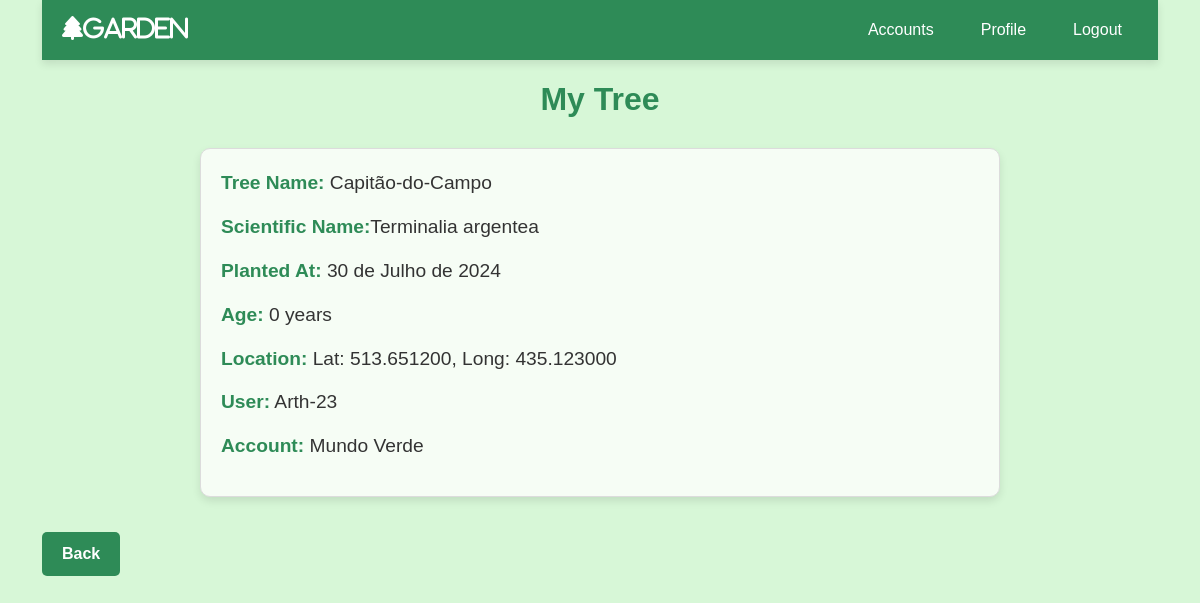
The app's page /tree/16/user/4/account/1 (signed in) with its own data.
### Trees/models.py (models this page shows, shortened)
class PlantedTree(models.Model):
    age = models.IntegerField(default=0)
    planted_at = models.DateField(auto_now_add=True)
    tree = models.ForeignKey(Plant, on_delete=models.CASCADE, null=False, related_name='planted_tree')
    user = models.ForeignKey(CustomUser, on_delete=models.CASCADE, null=False, related_name='planted_trees')
    account = models.ForeignKey(Account, on_delete=models.CASCADE, null=False, related_name='planted_trees')
    latitude = models.DecimalField(max_digits=9, decimal_places=6)
    longitude = models.DecimalField(max_digits=9, decimal_places=6)
    def location(self):
        location = f'Lat: {self.latitude}, Long: {self.longitude}'
        return location
    def get_user(self):
        return self.user.username
    def get_account(self):
        return self.account.name
    def planted_tree(self):
        return self.tree.name
    def get_scientific_name(self):
        return self.tree.scientific_name

class Plant(models.Model):
    name = models.CharField(max_length=100, null=False, blank=False)
    scientific_name = models.CharField(max_length=255, null=True, blank=True)

### Users/models.py (models this page shows, shortened)
class CustomUser(AbstractUser):
    accounts = models.ManyToManyField(Account, blank=True, related_name='users')
    profile = models.OneToOneField('Profile', on_delete=models.CASCADE, null=True, blank=True, related_name='user')

class Account(models.Model):
    name = models.CharField(max_length=50, null=False, blank=False)
    creation_date = models.DateField(auto_now_add=True)
    active = models.BooleanField(default=True)

### Trees/views.py (the view)
# urls.py: path('tree/<int:pk>/user/<int:user_id>/account/<int:account_id>', PlantedTreeDetailView.as_view(), name='tree_detail'),
class PlantedTreeDetailView(LoginRequiredMixin, DetailView):
    model = PlantedTree
    template_name = 'planted_tree_detail.html'
    context_object_name = 'tree'
    def get_context_data(self, **kwargs):
        account = Account.objects.get(id=self.kwargs.get('account_id'))
        context = super().get_context_data(**kwargs)
        context['user'] = self.request.user
        context['account'] = account
        return context
    def dispatch(self, request, *args, **kwargs):
        planted_tree = self.get_object()
        if planted_tree.user != request.user:
            raise PermissionDenied
        return super().dispatch(request, *args, **kwargs)

### Trees/templates/planted_tree_detail.html (shortened to what this page needs)
{% extends 'include/base.html' %}
{% load static %}
{% block imports %}
<link rel="stylesheet" href="https://cdnjs.cloudflare.com/ajax/libs/font-awesome/6.0.0-beta3/css/all.min.css">
<link rel="stylesheet" href="{% static '/styles/planted_tree.css' %}">
{% endblock imports %}
{% block content %}
{% include 'include/partials/_topbar.html' %}
<div class="content">
    <h1>My Tree</h1>
    <div class="detail">
        <p><strong>Tree Name:</strong> {{ tree.planted_tree }}</p>
        <p><strong>Scientific Name:</strong>{{ tree.get_scientific_name }}</p>
        <p><strong>Planted At:</strong> {{ tree.planted_at }}</p>
        <p><strong>Age:</strong> {{ tree.age }} years</p>
        <p><strong>Location:</strong> {{ tree.location }}</p>
        <p><strong>User:</strong> {{ tree.get_user }}</p>
        <p><strong>Account:</strong> {{ tree.get_account }}</p>
    </div>
    <a class="back-button" onclick="window.history.back();">Back</a>
</div>
{% endblock content %}

### setup/static/styles/planted_tree.css (style rules this page uses)
body { font-family: Arial, sans-serif; background-color: #d7f7d7; color: #333; margin: 0; padding: 0; }
h1 { text-align: center; color: #2e8b57; margin-top: 20px; margin-bottom: 30px; font-size: 2rem; font-weight: bold; }
.detail { max-width: 800px; margin: 20px auto; padding: 20px; background-color: #f6fdf5; border: 1px solid #dcdcdc; border-radius: 10px; box-shadow: 0 4px 8px rgba(0, 0, 0, 0.1); color: #333; }
.detail p { font-size: 1.2rem; margin-bottom: 15px; }
.detail p strong { color: #2e8b57; }
.back-button { margin-top: 15px; display: inline-block; padding: 10px 20px; margin-bottom: 20px; background-color: #2e8b57; color: #ffffff; text-decoration: none; border-radius: 5px; font-size: 1rem; font-weight: bold; text-align: center; transition: background-color 0.3s, transform 0.3s; }

### records on screen
PlantedTree: planted_tree "Capitão-do-Campo", get_scientific_name "Terminalia argentea", planted_at "30 de Julho de 2024", age "0", location "Lat: 513.651200, Long: 435.123000", get_user "Arth-23", get_account "Mundo Verde"
